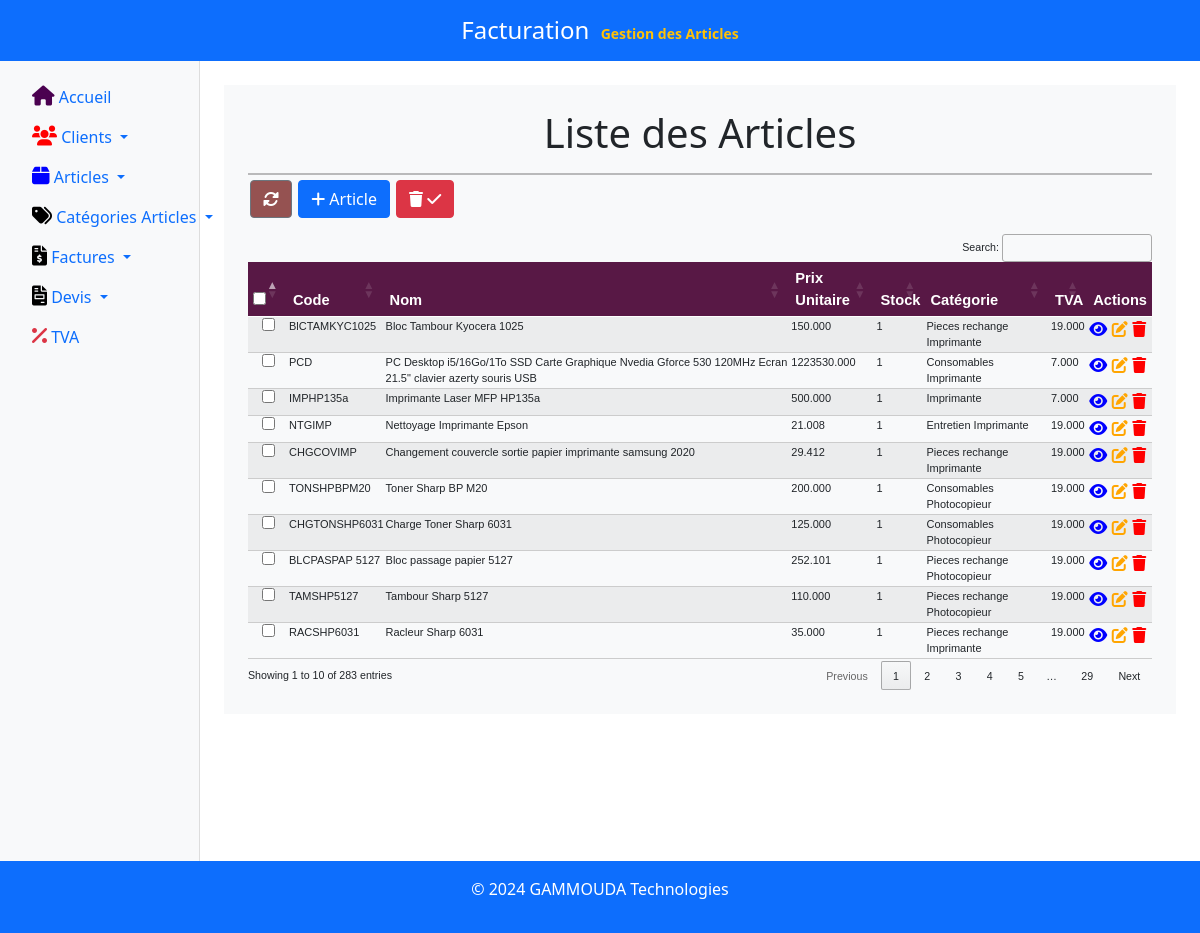
The app's page /articles/ with its own data.
### article/models.py (models this page shows, shortened)
class Article(models.Model):
    code_article = models.CharField(max_length=50, unique=True)
    nom = models.CharField(max_length=255)
    description = models.TextField(blank=True)
    prix_unitaire = models.DecimalField(max_digits=10, decimal_places=3)
    stock = models.IntegerField(blank=True, null=True)
    categorie = models.ForeignKey(CategorieArticle, on_delete=models.CASCADE)
    tva = models.ForeignKey(TVA, on_delete=models.CASCADE)
    created_at = models.DateTimeField(auto_now_add=True)  # Automatically adds the timestamp

### categorie_article/models.py (models this page shows, shortened)
class CategorieArticle(models.Model):
    nom = models.CharField(max_length=100)
    taux_tva = models.DecimalField(max_digits=5, decimal_places=3, default=0)  # Check this field
    created_at = models.DateTimeField(default=now, editable=False)  # Ajout du champ created_at

### tva/models.py (models this page shows, shortened)
class TVA(models.Model):
    taux_tva = models.DecimalField(max_digits=5, decimal_places=3)
    description = models.CharField(max_length=100)

### article/views.py (the view, shortened to what this page needs)
# urls.py: path('', views.list_articles, name='list_articles'),
def list_articles(request):
    sort = request.GET.get('sort', 'nom')  # Trier par nom par défaut si aucun paramètre de tri n'est fourni
    direction = request.GET.get('direction', 'asc')  # Par défaut, le tri est ascendant
    if direction == 'desc':
        sort = f'-{sort}'  # Préfixer par '-' pour un tri décroissant
    articles = Article.objects.all().order_by('-created_at')
    query = request.GET.get('q', '')  # Récupère la valeur du champ de recherche
    articles = Article.objects.all().order_by('-created_at')
    context = {
        'articles': articles,
        'current_sort': request.GET.get('sort', 'nom'),
        'current_direction': direction,
        'module_actif': 'Gestion des Articles'  # Module actif à passer au template
    }
    return render(request, 'article/list_articles.html', context)

### article/templates/article/list_articles.html (shortened to what this page needs)
{% extends 'base.html' %}
{% block content %}
<h1 style="text-align: center; margin-bottom: 5px;">Liste des Articles</h1>
<hr style="border: 1px solid black; width: 100%; margin-bottom: 5px;">
<a href="{% url 'list_articles' %}" class="btn btn-secondary mb-3 btn-icon" style="margin-left: 2px; background-color: #955251;">
    <i class="fas fa-sync-alt"></i>
</a>
<a href="{% url 'create_article' %}" class="btn btn-primary mb-3 btn-icon" style="margin-left:2px;">
    <i class="fas fa-plus"></i> Article
</a>
<form id="deleteSelectedForm" method="POST" action="{% url 'delete_articles' %}" style="margin-left: 2px; display: inline;">
    <button type="submit" class="btn btn-danger mb-3 btn-icon">
        <i class="fas fa-trash"></i> <i class="fa-solid fa-check"></i>
    </button>
</form>
<div class="table-responsive" style="font-size: 8pt; font-family: Verdana, sans-serif;">
    <table id="articleTable" class="table table-striped" style="font-size: 11px; border-collapse: collapse; width: 100%;">
        <thead style="background-color: #581845; color: #FFFFFF; font-size: 11pt; font-weight: bold;">
            <tr>
                <th style="padding: 5px; height: 40px; width: 30px;">
                    <input type="checkbox" id="selectAll" title="Tout sélectionner" />
                </th>
                <th style="padding: 5px; height: 40px;">Code</th>
                <th style="padding: 5px; height: 40px;">Nom</th>
                <th style="padding: 5px; height: 40px;">Prix Unitaire</th>
                <th style="padding: 5px; height: 40px;">Stock</th>
                <th style="padding: 5px; height: 40px;">Catégorie</th>
                <th style="padding: 5px; height: 40px;">TVA</th>
                <th style="padding: 5px; height: 40px;">Actions</th>
            </tr>
        </thead>
        <tbody>
            {% for article in articles %}
            <tr style="border-bottom: 1px solid #ccc;">
                <td style="padding: 1px; text-align: center;">
                    <input type="checkbox" name="selected_articles" value="{{ article.id }}" />
                </td>
                <td style="padding: 1px;">{{ article.code_article }}</td>
                <td style="padding: 1px;">{{ article.nom }}</td>
                <td style="padding: 1px;">{{ article.prix_unitaire }}</td>
                <td style="padding: 1px;">{{ article.stock }}</td>
                <td style="padding: 1px;">{{ article.categorie.nom }}</td>
                <td style="padding: 1px;">{{ article.tva.taux_tva }}</td>
                <td style="padding: 1px;">
                    <a href="{% url 'afficher_article' article.id %}" style="color: blue; text-decoration: none; font-size: 12pt;">
                        <i class="fas fa-eye"></i>
                    </a>
                    <a href="{% url 'update_article' article.id %}" style="color: orange; text-decoration: none; font-size: 12pt;">
                        <i class="fas fa-edit"></i>
                    </a>
                    <a href="{% url 'delete_article' article.id %}" style="color: red; text-decoration: none; font-size: 12pt;">
                        <i class="fas fa-trash"></i>
                    </a>
                </td>
            </tr>
            {% empty %}
            <tr>
                <td colspan="9" class="text-center">Aucun article trouvé.</td>
            </tr>
            {% endfor %}
        </tbody>
    </table>
</div>
{% endblock %}

### records on screen
Article: code_article "BlCTAMKYC1025", nom "Bloc Tambour Kyocera 1025", prix_unitaire "150.000", stock "1", categorie.nom "Pieces rechange Imprimante", tva.taux_tva "19.000"
Article: code_article "PCD", nom "PC Desktop i5/16Go/1To SSD Carte Graphique Nvedia Gforce 530 120MHz Ecran 21.5\" clavier azerty souris USB", prix_unitaire "1223530.000", stock "1", categorie.nom "Consomables Imprimante", tva.taux_tva "7.000"
Article: code_article "IMPHP135a", nom "Imprimante Laser MFP HP135a", prix_unitaire "500.000", stock "1", categorie.nom "Imprimante", tva.taux_tva "7.000"
Article: code_article "NTGIMP", nom "Nettoyage Imprimante Epson", prix_unitaire "21.008", stock "1", categorie.nom "Entretien Imprimante", tva.taux_tva "19.000"
Article: code_article "CHGCOVIMP", nom "Changement couvercle sortie papier imprimante samsung 2020", prix_unitaire "29.412", stock "1", categorie.nom "Pieces rechange Imprimante", tva.taux_tva "19.000"
Article: code_article "TONSHPBPM20", nom "Toner Sharp BP M20", prix_unitaire "200.000", stock "1", categorie.nom "Consomables Photocopieur", tva.taux_tva "19.000"
Article: code_article "CHGTONSHP6031", nom "Charge Toner Sharp 6031", prix_unitaire "125.000", stock "1", categorie.nom "Consomables Photocopieur", tva.taux_tva "19.000"
Article: code_article "BLCPASPAP 5127", nom "Bloc passage papier 5127", prix_unitaire "252.101", stock "1", categorie.nom "Pieces rechange Photocopieur", tva.taux_tva "19.000"
Article: code_article "TAMSHP5127", nom "Tambour Sharp 5127", prix_unitaire "110.000", stock "1", categorie.nom "Pieces rechange Photocopieur", tva.taux_tva "19.000"
Article: code_article "RACSHP6031", nom "Racleur Sharp 6031", prix_unitaire "35.000", stock "1", categorie.nom "Pieces rechange Imprimante", tva.taux_tva "19.000"

### other values on screen
{{ module_actif }} "Gestion des Articles"
